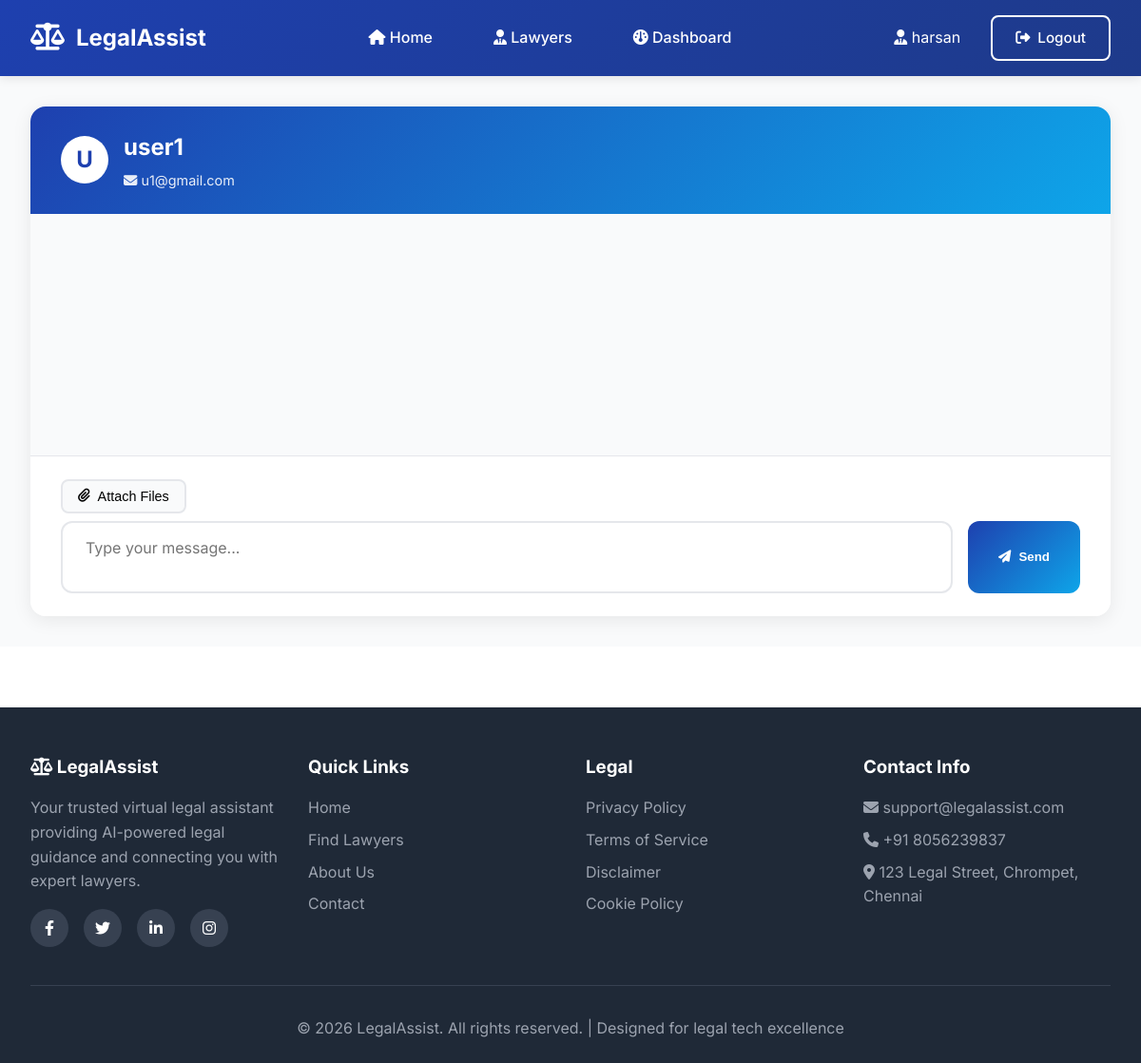
Screenshot of /lawyer/chat/2 (signed in) with the database file from the repository.
### app.py (models this page shows)
class User(db.Model):
    id = db.Column(db.Integer, primary_key=True)
    username = db.Column(db.String(80), unique=True, nullable=False)
    email = db.Column(db.String(120), unique=True, nullable=False)
    password = db.Column(db.String(200), nullable=False)
    created_at = db.Column(db.DateTime, default=datetime.utcnow)
    appointments = db.relationship('Appointment', backref='user', lazy=True)
    chat_messages = db.relationship('ChatMessage', backref='user', lazy=True)
    lawyer_chats = db.relationship('LawyerChat', foreign_keys='LawyerChat.user_id', backref='client', lazy=True)

### app.py (the view)
@app.route('/lawyer/chat/<int:appointment_id>')
@lawyer_login_required
def lawyer_user_chat(appointment_id):
    appointment = Appointment.query.get_or_404(appointment_id)
    if appointment.lawyer_id != session['lawyer_id']:
        flash('Unauthorized access.', 'error')
        return redirect(url_for('lawyer_dashboard'))
    if appointment.status != 'accepted':
        flash('Chat is only available for accepted appointments.', 'error')
        return redirect(url_for('lawyer_dashboard'))
    user = User.query.get(appointment.user_id)
    return render_template('lawyer_user_chat.html', appointment=appointment, user=user)

### app.py (called while the page is built)
def lawyer_login_required(f):
    @wraps(f)
    def decorated_function(*args, **kwargs):
        if 'lawyer_id' not in session:
            flash('Please login as a lawyer to access this page.', 'error')
            return redirect(url_for('lawyer_login'))
        return f(*args, **kwargs)
    return decorated_function

### templates/lawyer_user_chat.html (shortened to what this page needs)
{% extends "base.html" %}
{% block content %}
<div class="chat-page">
    <div class="chat-container">
        <div class="chat-header">
            <div class="client-avatar">
                {{ user.username[0]|upper }}
            </div>
            <div class="chat-header-info">
                <h2>{{ user.username }}</h2>
                <p><i class="fas fa-envelope"></i> {{ user.email }}</p>
            </div>
        </div>
        <div class="chat-messages" id="chatMessages">
        </div>
        <div class="chat-input-container">
            <div class="input-actions">
                <button type="button" class="action-btn" id="attachBtn">
                    <i class="fas fa-paperclip"></i> Attach Files
                </button>
            </div>
            <form class="chat-input-form" id="chatForm">
                <textarea
                    class="chat-input"
                    id="messageInput"
                    placeholder="Type your message..."
                    rows="2"
                    required
                ></textarea>
                <button type="submit" class="chat-send-btn" id="sendBtn">
                    <i class="fas fa-paper-plane"></i>
                    Send
                </button>
            </form>
        </div>
    </div>
</div>
{% endblock %}

### templates/base.html (style rules this page uses)
* { margin: 0; padding: 0; box-sizing: border-box; }
:root { --primary-color: #1e40af; --primary-dark: #1e3a8a; --primary-light: #3b82f6; --secondary-color: #0ea5e9; --accent-color: #f59e0b; --text-dark: #1f2937; --text-light: #6b7280; --bg-gray: #f9fafb; --border-color: #e5e7eb; --success: #10b981; --error: #ef4444; --warning: #f59e0b; }
body { font-family: 'Inter', sans-serif; color: var(--text-dark); line-height: 1.6; background-color: #ffffff; }

### templates/lawyer_user_chat.html (style rules this page uses)
.chat-page { padding: 2rem; background: var(--bg-gray); height: calc(100vh - 200px); }
.chat-container { max-width: 1200px; margin: 0 auto; height: 100%; display: flex; flex-direction: column; background: white; border-radius: 16px; overflow: hidden; box-shadow: 0 4px 20px rgba(0,0,0,0.08); }
.chat-header { background: linear-gradient(135deg, var(--primary-color), var(--secondary-color)); color: white; padding: 1.5rem 2rem; display: flex; align-items: center; gap: 1rem; }
.client-avatar { width: 50px; height: 50px; border-radius: 50%; background: white; color: var(--primary-color); display: flex; align-items: center; justify-content: center; font-size: 1.5rem; font-weight: 700; }
.chat-header-info h2 { font-size: 1.5rem; margin-bottom: 0.25rem; }
.chat-header-info p { font-size: 0.9rem; opacity: 0.9; }
.chat-messages { flex: 1; overflow-y: auto; padding: 2rem; background: #f9fafb; }
.chat-input-container { background: white; padding: 1.5rem 2rem; border-top: 1px solid var(--border-color); }
.input-actions { display: flex; gap: 0.5rem; margin-bottom: 0.5rem; }
.action-btn { padding: 0.5rem 1rem; background: var(--bg-gray); border: 2px solid var(--border-color); border-radius: 8px; cursor: pointer; font-size: 0.9rem; transition: all 0.3s ease; display: flex; align-items: center; gap: 0.5rem; }
.chat-input-form { display: flex; gap: 1rem; }
.chat-input { flex: 1; padding: 1rem 1.5rem; border: 2px solid var(--border-color); border-radius: 12px; font-size: 1rem; resize: none; font-family: inherit; max-height: 150px; transition: all 0.3s ease; }
.chat-send-btn { padding: 1rem 2rem; background: linear-gradient(135deg, var(--primary-color), var(--secondary-color)); color: white; border: none; border-radius: 12px; cursor: pointer; font-weight: 600; transition: all 0.3s ease; display: flex; align-items: center; gap: 0.5rem; }

### rows the page displays
User: username "U", username "user1", email "u1@gmail.com"

### other values shown
{{ session.get('lawyer_name') }} "harsan"
